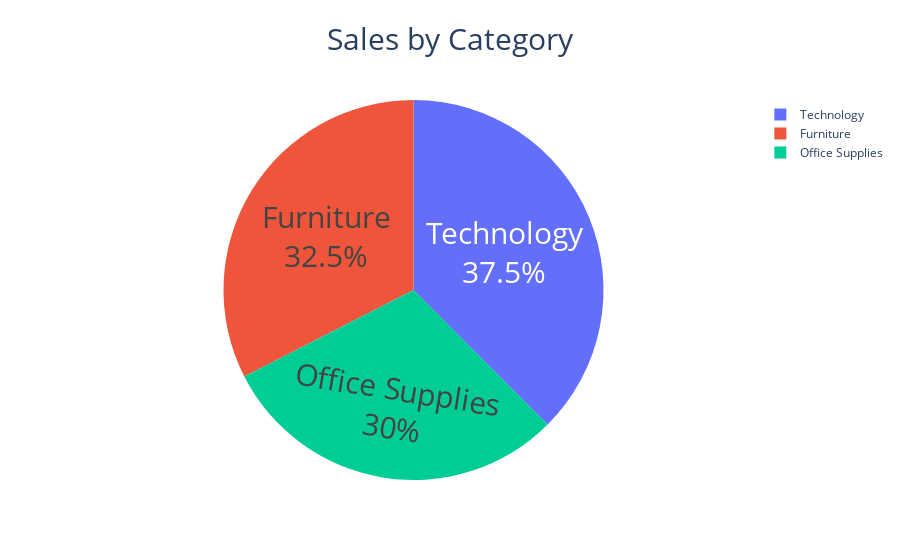

Here is the notebook cell this chart was saved with:
### Code cell
fig5 = px.pie(group1, values='Sales', names='Category', title='Sales by Category')
fig5.update_traces(textposition='inside', textinfo='percent+label')
fig5.update_layout(title_x=0.5, title_font_size=30)
fig5.update_traces(textfont_size=30)

### Figure 1 — Plotly figure (JSON) as saved in the notebook; plotly's stock layout.template omitted (floating-point values rounded to 4 significant figures)
{"data": [{"domain": {"x": [0, 1], "y": [0, 1]}, "hovertemplate": "Category=%{label}<br>Sales=%{value}<extra></extra>", "labels": ["Furniture", "Office Supplies", "Technology"], "legendgroup": "", "name": "", "showlegend": true, "textfont": {"size": 30}, "textinfo": "percent+label", "textposition": "inside", "type": "pie", "values": [4111000.0, 3787000.0, 4745000.0]}], "layout": {"legend": {"tracegroupgap": 0}, "title": {"font": {"size": 30}, "text": "Sales by Category", "x": 0.5}}}
